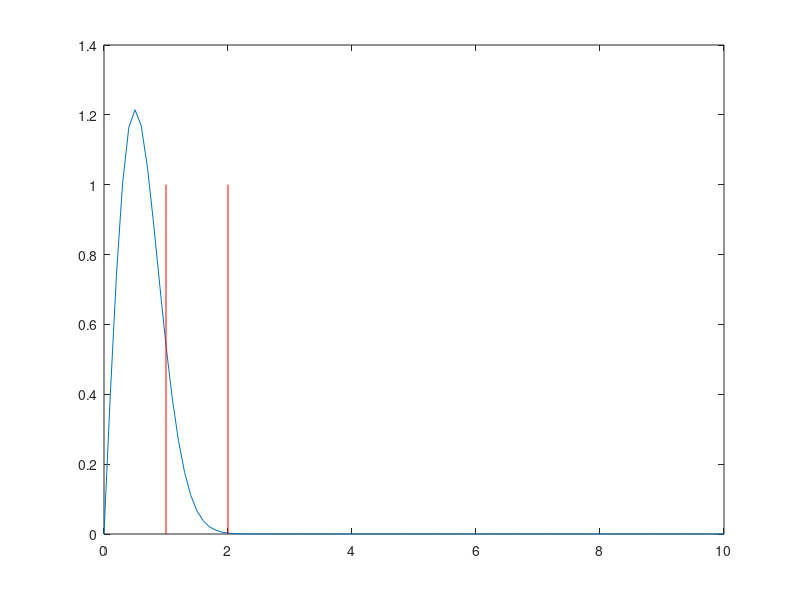
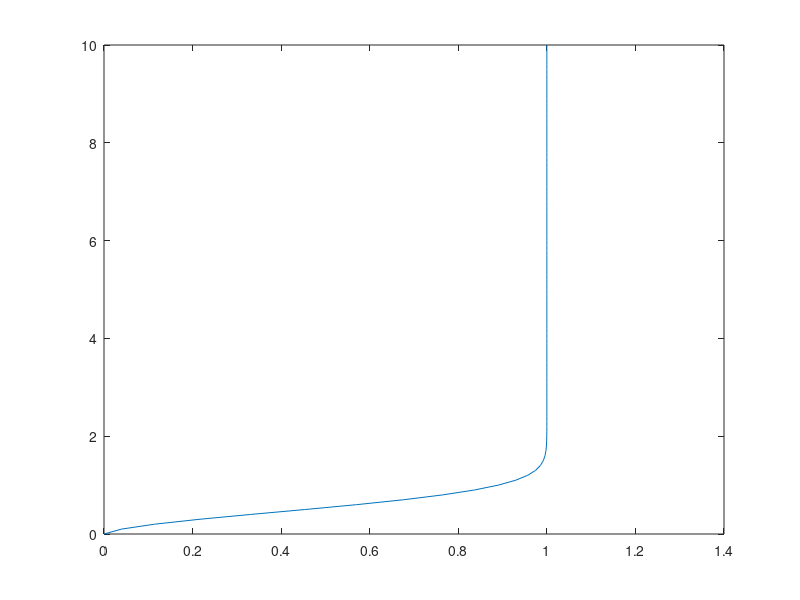

The MATLAB script that drew these images, in order: (Note: this script raises an error after producing the figures.)
% raleigh distribution
close all
clear all
Hs=1;


Hrms=Hs/1.416;
H = [0:0.1:10];
pH=2*H.*exp(-(H./Hrms).^2)/(Hrms^2);
plot(H, pH)
hold on
plot([Hs Hs], [0 1], 'r')
plot([2*Hs 2*Hs], [0 1], 'r')

cP=cumsum(pH./sum(pH));

figure
plot(cP, H)

z=0:0.01:10;
level=6;
Hs=3;

[erodeWater erodeAir]=erodeRayleigh(level,Hs, z);

figure
plot(erodeWater, z)%,erodeAir, z)
hold on

plot([0 1], [level-Hs/2 level-Hs/2])
plot([0 1], [level+Hs/2 level+Hs/2])




